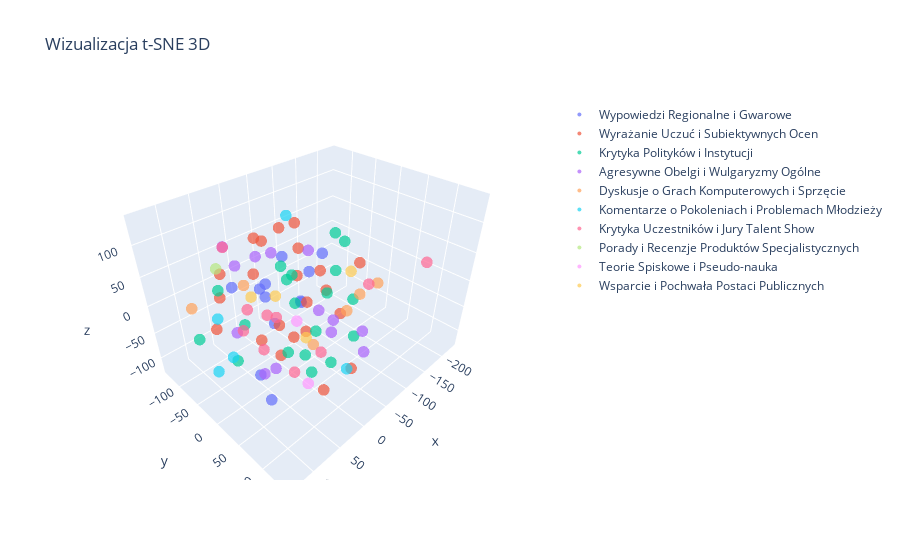

Notebook code cell kept with this figure:
### Markdown cell above
### 3.4. Algorytm t-SNE (Wizualizacja lokalnych struktur)
W przeciwieństwie do PCA, które jest metodą liniową skupioną na zachowaniu globalnej wariancji, t-SNE (t-distributed Stochastic Neighbor Embedding) jest metodą nieliniową. Pozwala ona na lepsze wyodrębnienie lokalnych skupisk (klastrów) o podobnym znaczeniu semantycznym, co jest kluczowe przy analizie różnorodnych tematów w mediach społecznościowych.

### Code cell
tsne = TSNE(n_components=3, perplexity=30, random_state=42, init='pca', learning_rate='auto')
embeddingi_tsne = tsne.fit_transform(embeddingi_scaled)

fig_tsne = go.Figure()
for kategoria in kategorie_unique:
    mask = df['kategoria'] == kategoria
    fig_tsne.add_trace(go.Scatter3d(
        x=embeddingi_tsne[mask, 0], y=embeddingi_tsne[mask, 1], z=embeddingi_tsne[mask, 2],
        mode='markers', name=kategoria, marker=dict(size=4, opacity=0.7)
    ))
fig_tsne.update_layout(title="Wizualizacja t-SNE 3D")
fig_tsne.show()

### Figure 1 — Plotly figure (JSON) as saved in the notebook; plotly's stock layout.template omitted (floating-point values rounded to 4 significant figures)
{"data": [{"marker": {"opacity": 0.7, "size": 4}, "mode": "markers", "name": "Wypowiedzi Regionalne i Gwarowe", "type": "scatter3d", "x": [3.003, -8.268, -42.59, 46.51, 12.89, 33.54, 1.318, -7.849, 76.16, 87.16, -19.8, 2.905], "y": [-48.99, -65.95, 22.43, -5.012, 37.42, -91.46, 41.75, -46.88, 41.21, 36.45, 2.813, -8.548], "z": [16.71, -21.29, 79.89, 51.34, 36.38, 4.453, 79.32, -63.02, -101.7, -47.84, -1.265, 80.82]}, {"marker": {"opacity": 0.7, "size": 4}, "mode": "markers", "name": "Wyrażanie Uczuć i Subiektywnych Ocen", "type": "scatter3d", "x": [-57.25, 39.61, -5.527, 26.78, 50.35, 29.22, 56.53, 38.56, 83.92, -43.71, -4.222, -75.54, 41.8, -85.81, 36.65, 9.977, -31.8, 83.35, 7.139, -62.52, -28.44, -7.917], "y": [-84.07, 77.21, -61.93, -35.66, -5.136, -40.23, -81.69, 21.64, -65.37, -26.62, 10.33, -65.74, 53.96, 53.78, 104.2, 43.6, 41.07, -45.43, -16.58, -0.6624, 96.08, 89.15], "z": [73.56, 69.81, 79.94, 107.4, -35.41, 50.3, 43.54, -54.43, -31.22, 67.22, 135.1, -12.97, 1.595, 59.56, -63.38, -13.96, 33.34, 34.97, -40.14, 32.25, -75.11, 32.68]}, {"marker": {"opacity": 0.7, "size": 4}, "mode": "markers", "name": "Krytyka Polityków i Instytucji", "type": "scatter3d", "x": [-39.28, -3.649, -31.67, -39.27, 41.52, -125.9, 131.9, -120.7, -90.36, 85.8, 42.02, -2.034, -40.99, -16.7, -3.982, -25.01, -124.0, 36.95, -74.56], "y": [-32.26, 26.79, 94.23, -37.32, 34.06, 12.63, -27.88, -22.34, 2.039, -17.12, -117.9, -10.25, 45.27, 26.89, -8.579, 28.05, -8.585, -62.69, 2.648], "z": [-31.88, -78.52, -16.94, 18.32, 101.8, -45.92, 2.368, -3.895, 85.19, -59.6, -10.18, -96.56, -106.9, -123.7, 40.51, -43.84, 53.77, -48.8, -12.51]}, {"marker": {"opacity": 0.7, "size": 4}, "mode": "markers", "name": "Agresywne Obelgi i Wulgaryzmy Ogólne", "type": "scatter3d", "x": [-69.31, 104.0, -64.51, -85.28, -14.02, -87.95, 0.1, 26.92, -78.59, 86.33, -4.051, -82.35, 46.3], "y": [21.88, 91.05, -115.7, -49.07, -90.98, 1.575, 137.3, -113.4, -19.0, -8.958, -134.4, 69.92, -10.02], "z": [-51.93, 14.65, 13.52, 37.07, 38.35, -99.98, 2.909, 62.66, -60.26, -2.145, 6.719, -53.19, -108.9]}, {"marker": {"opacity": 0.7, "size": 4}, "mode": "markers", "name": "Dyskusje o Grach Komputerowych i Sprzęcie", "type": "scatter3d", "x": [92.61, -54.61, -91.98, 106.9, 49.03, -131.3], "y": [26.78, 60.63, 52.72, -83.66, 97.28, 54.61], "z": [95.09, -4.149, 1.916, 8.838, 20.86, 3.729]}, {"marker": {"opacity": 0.7, "size": 4}, "mode": "markers", "name": "Komentarze o Pokoleniach i Problemach Młodzieży", "type": "scatter3d", "x": [34.37, 129.6, -33.25, 66.53, 116.4], "y": [139.7, 3.789, -38.48, -59.36, -1.607], "z": [-0.6951, -34.69, 118.1, -94.09, 42.64]}, {"marker": {"opacity": 0.7, "size": 4}, "mode": "markers", "name": "Krytyka Uczestników i Jury Talent Show", "type": "scatter3d", "x": [52.92, 84.23, 31.61, -65.89, 43.77, -229.7, 72.84, 61.37, 17.88, 13.65], "y": [-71.53, 44.19, 7.699, 87.21, -42.27, 76.42, 41.12, 75.0, -97.49, 76.29], "z": [89.61, 0.809, 2.336, 49.31, -4.933, 7.081, 48.14, -33.41, -92.96, -28.77]}, {"marker": {"opacity": 0.7, "size": 4}, "mode": "markers", "name": "Porady i Recenzje Produktów Specjalistycznych", "type": "scatter3d", "x": [91.91], "y": [-30.48], "z": [91.67]}, {"marker": {"opacity": 0.7, "size": 4}, "mode": "markers", "name": "Teorie Spiskowe i Pseudo-nauka", "type": "scatter3d", "x": [-65.74, 18.42], "y": [-58.59, 55.64], "z": [-98.16, -101.2]}, {"marker": {"opacity": 0.7, "size": 4}, "mode": "markers", "name": "Wsparcie i Pochwała Postaci Publicznych", "type": "scatter3d", "x": [-22.42, -51.1, -34.99, -13.43], "y": [91.3, -94.25, -3.866, -111.1], "z": [91.49, -56.08, -82.56, -47.42]}], "layout": {"title": {"text": "Wizualizacja t-SNE 3D"}}}
